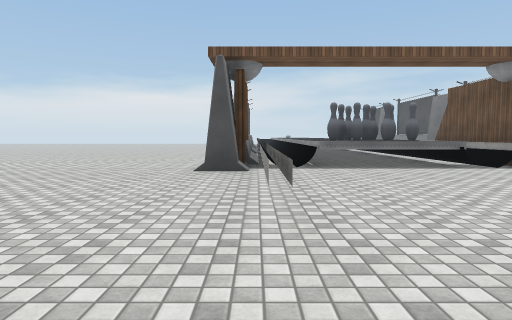
View 1 (above)

21 first-person views from a walk through a 3-D level made in the Unity game engine. The camera is 1.3 m above the floor, tilts 4° down and sees 75° across. The floor is counted in squares, 2 m on a side. Each view is taken from the middle of a square. On the plan, view 1 faces up. The plan holds only what a view shows up to about 10 squares ahead; the rest is blank. The place goes on beyond the plan. Surface patterns are stand-ins for the level's own textures.

View 2
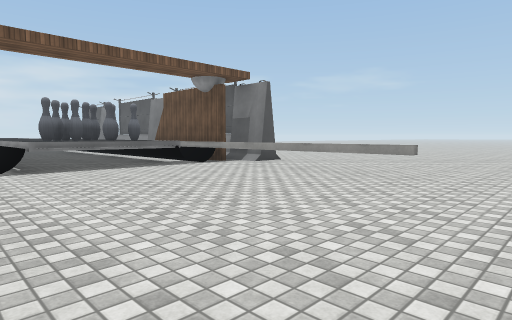

View 3
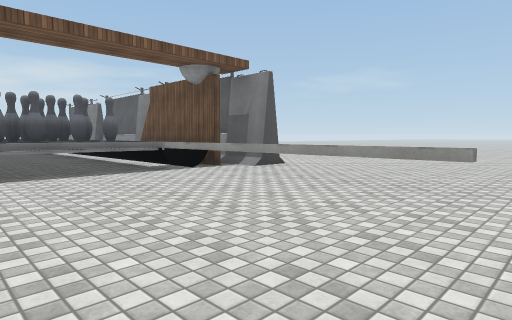

View 4
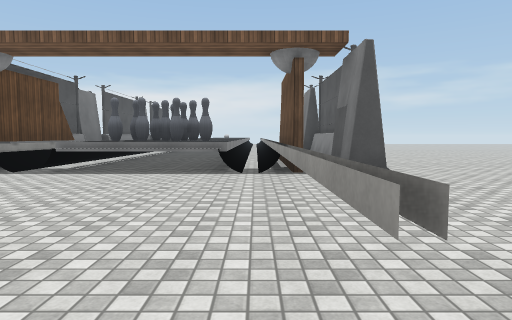

View 5
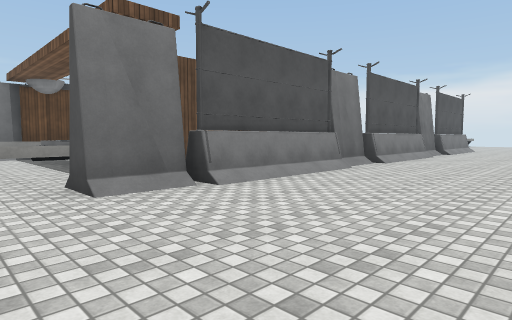

View 6
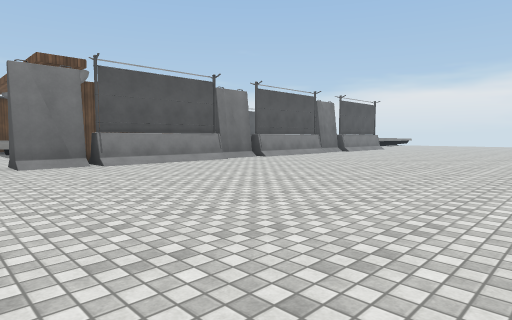

View 7
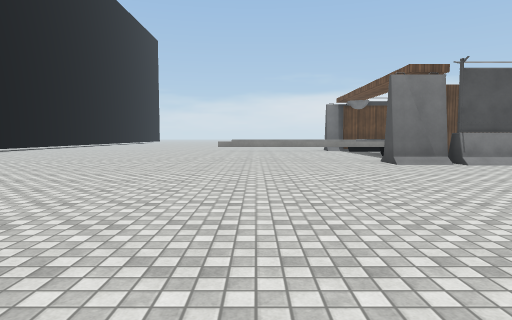

View 8
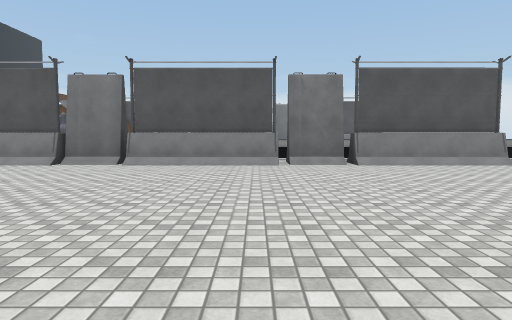

View 9
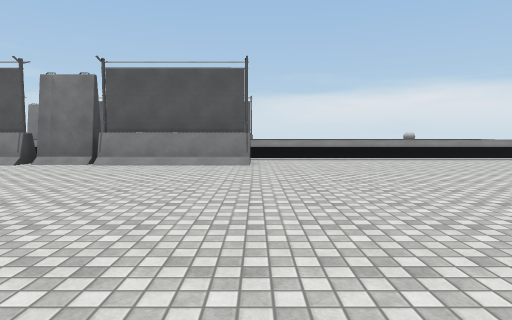

View 10
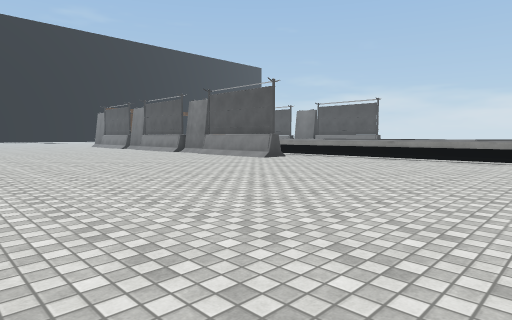

View 11
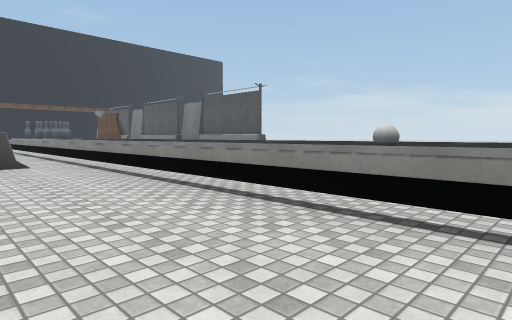

View 12
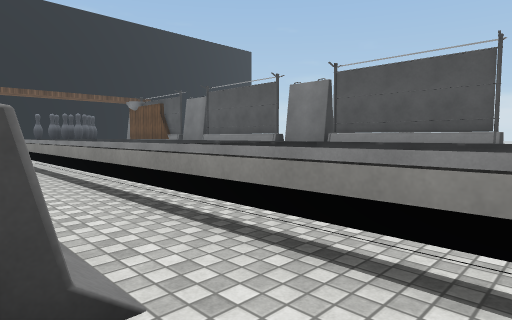

View 13
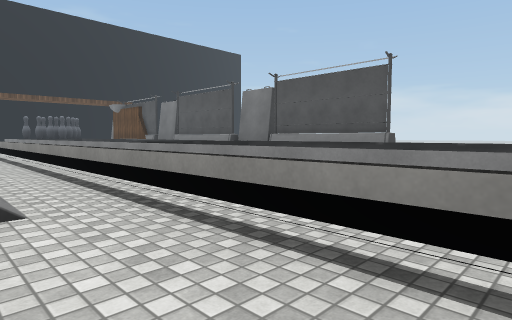

View 14
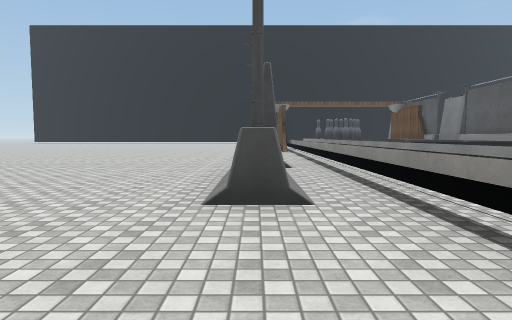

View 15
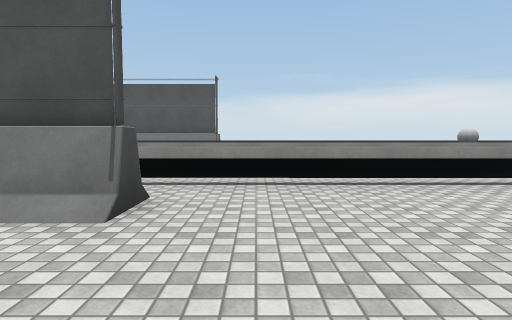

View 16
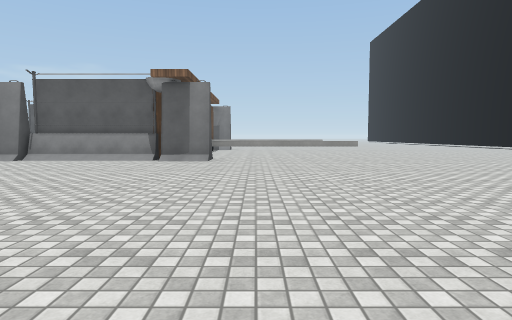

View 17
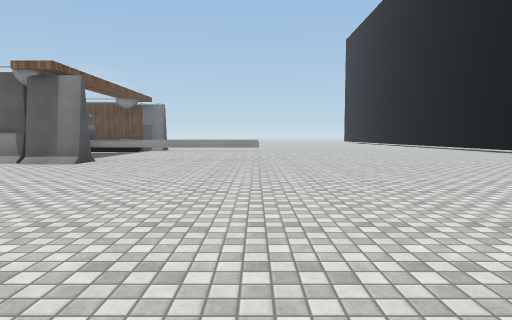

View 18
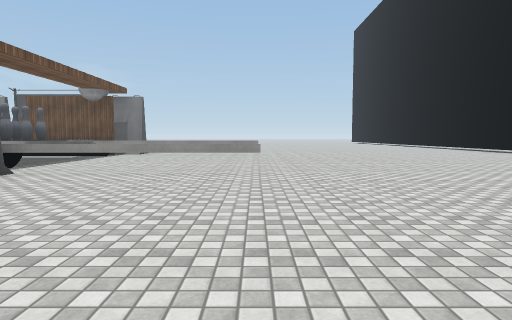

View 19
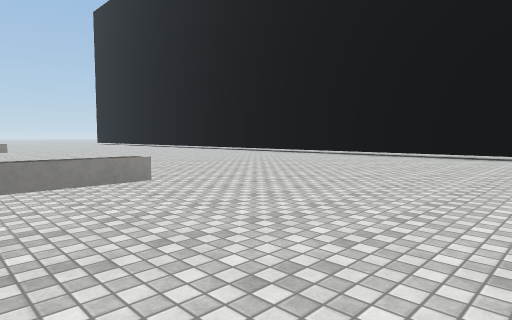

View 20
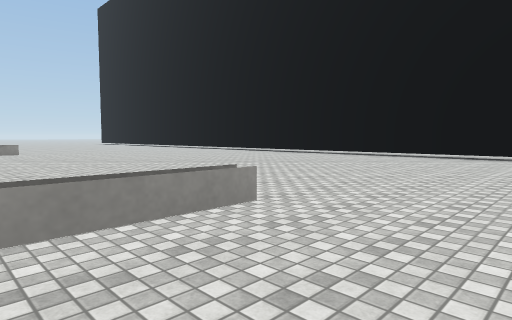

View 21
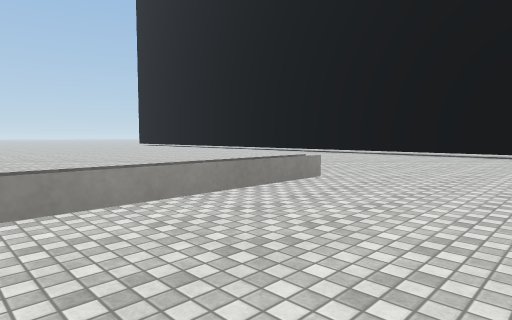

### Floor plan
Key: @ floor where view 1 was taken; # wall or solid block; . floor; / step, stairs or slope; = window, fence, low wall or low ledge; ^ raised ledge; O other object.
Columns run from 10 left of view 1 to 15 right of it. Each row starts with its distance up from view 1.
 30            =  =/=..
 29            =  =/=..  .....
 28            = O=/=.........
 27            = #=/=.........
 26            =  =/=.........
 25            =  =/=.........
 24            =  =/=........
 23            =  =/=........
 22           #=  =/=#........
 21           #=  =/=#.......
 20           #= #=/=#.......
 19           #=^#=/=#.......
 18          ##= #=/=#......
 17          ##=  =/=#.......
 16           #=  =/=#........
 15           #=  =/=#.......
 14               =/=#.......
 13               =/ #.......
 12          ##   =  #.......
 11         ./#= #=/=#.......
 10    ....../#= #=/##.......
  9    ....../#=###/##........
  8    ....../#=###/##........
  7   ......./#####/##........
  6  .........#.....=.........
  5 ..........#.....#.........
  4  .........#.....#........
  3   ........#.....#.........
  2  .........=.....=.........
  1   ........................
  0    .......@..............
 -1     ................. ..
 -2       ..............
 -3        .............
 -4          ...........
 -5          ...........
 -6          ..........
 -7          .....  ..
 -8          ####   #

Positions as (right, up) in squares from view 1, and headings:
1: (0, 0), facing up
2: (0, 0), facing up-right
3: (1, 1), facing up-right
4: (5, 1), facing up
5: (11, 5), facing up-left
6: (15, 5), facing up-left
7: (15, 3), facing left
8: (15, 16), facing left
9: (15, 22), facing left
10: (15, 29), facing down-left
11: (8, 30), facing down-left
12: (7, 23), facing down-left
13: (7, 25), facing down-left
14: (7, 25), facing down
15: (10, 23), facing left
16: (-10, 5), facing right
17: (-9, 2), facing right
18: (-6, 2), facing right
19: (-2, 3), facing down-right
20: (-1, 3), facing down-right
21: (4, 4), facing down-right
